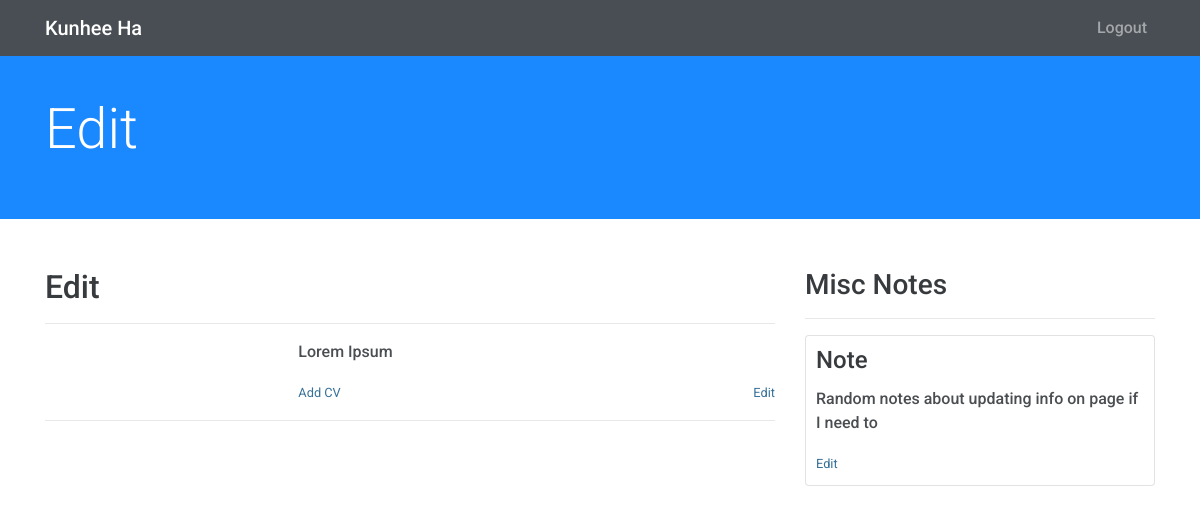
/admin (signed in), run on an earlier commit of the app's database.
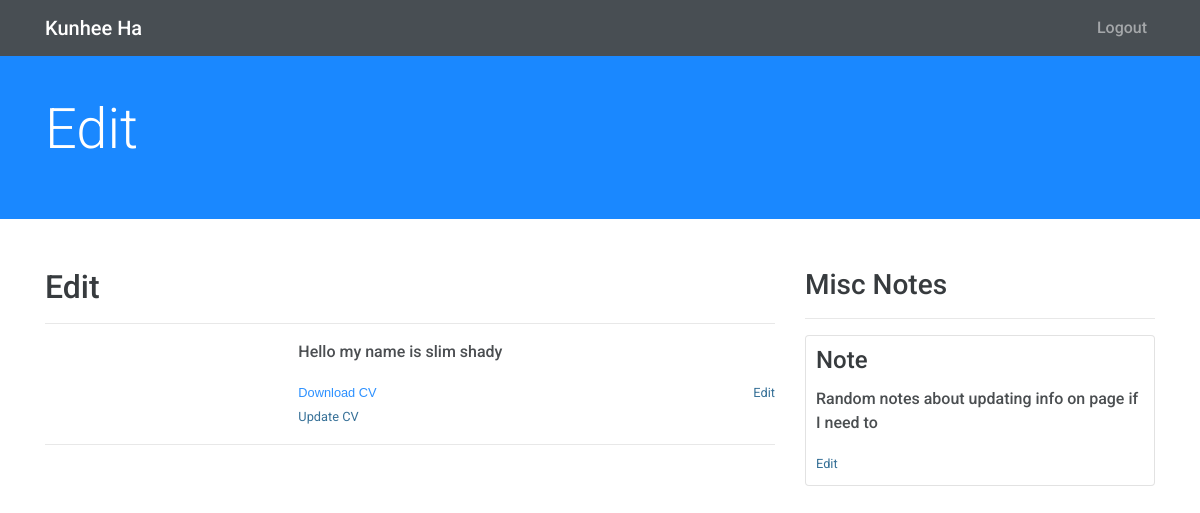
And on a later commit of the database.
### onlineportfolio/models.py (models this page shows, shortened)
class Person(db.Model, UserMixin):
    id = db.Column(db.Integer(), primary_key=True)
    name = db.Column(db.String(30), nullable=False)
    email = db.Column(db.String(120), unique=True, nullable=False)
    password = db.Column(db.String(60), nullable=False)
    cv_file = db.Column(db.String(20), nullable=True)
    personal_statement = db.Column(db.String(500), nullable=False)

### onlineportfolio/routes.py (the view, shortened to what this page needs)
@app.route('/admin', methods=['GET', 'POST'])
@login_required
def admin():
    cvform = AddCVForm()
    aboutform = AboutForm()
    viewcvform = ViewCVForm()
    imageform = AddImageForm()
    if viewcvform.submit.data and viewcvform.validate():
        me = Person.query.first()
        cv = me.cv_file
        mydirectory = os.path.join(app.root_path, 'static/cv')
        return send_from_directory(directory=mydirectory, filename=cv)
    if aboutform.validate_on_submit():
        current_user.personal_statement = aboutform.personal_statement.data
        db.session.commit()
        flash('Profile Updated', 'success')
    elif request.method == 'GET':
        if current_user.personal_statement:
            aboutform.personal_statement.data = current_user.personal_statement
    return render_template("admin.html", aboutform=aboutform, cvform=cvform, imageform=imageform, viewcvform=viewcvform)

### onlineportfolio/forms.py
class AddCVForm(FlaskForm):
    cv_file = FileField('Add CV', validators=[
                        FileAllowed(['doc', 'docx', 'pdf'])])
    submit = SubmitField('Upload')

class AboutForm(FlaskForm):
    personal_statement = TextAreaField(
        'Personal Statement', validators=[DataRequired()])
    submit = SubmitField('Save')

### onlineportfolio/models.py (called while the page is built)
@login_manager.user_loader
def load_user(user_id):
    return Person.query.get(int(user_id))

### onlineportfolio/templates/admin.html (shortened to what this page needs)
{% extends 'base.html' %}
{% block head %}
	<link rel="stylesheet" type="text/css" href="{{ url_for('static', filename='css/admin.css') }}">
{% endblock %}
{% block content %}
	<header>
		<nav class="navbar navbar-expand-lg navbar-dark bg-dark fixed-top">
			<div class="container">
				<a class="navbar-brand" href="#">Kunhee Ha</a>
				<div class="collapse navbar-collapse" id="navbarSupportedContent">
					<ul class="navbar-nav ml-auto">
						{% if current_user.is_authenticated %}
							<li class="nav-item">
								<a class="nav-link" href="{{ url_for('logout') }}">Logout</a>
							</li>
						{% else %}
							<li class="nav-item">
								<a class="nav-link" href="{{ url_for('login') }}">Login</a>
							</li>
						{% endif %}
					</ul>
				</div>
			</div>
		</nav>
	</header>
	<div class="bg-primary py-5 mb-5">
		<div class="container h-100">
			<div class="row h-100 align-items-center">
				<div class="col-lg-12">
					<h2 class="display-4 text-white mt-5 mb-2">Edit</h2>
				</div>
			</div>
		</div>
	</div>
	<div class="container">
		<div class="row">
			<div class="col-md-12">
			</div>
		</div>
		<div class="row">
			<div class="col-md-8 mb-5">
				<h2>Edit</h2>
				<hr>
				<div class="row">
					<div class="col-md-4 imagediv">
					</div>
					<div class="col-md-8">
						<p>{{ current_user.personal_statement }}</p>
						<div class="row">
							<div class="col-md-6">
								{% if not current_user.cv_file %}
									<small><a data-fancybox data-src='#addCV' href="">Add CV</a></small>
								{% elif current_user.cv_file %}
									<form method="POST" action="">
										<small>{{ viewcvform.submit(class="looklikelink") }}</small>
										<br>
										<small><a data-fancybox data-src='#addCV' href="">Update CV</a></small>
									</form>
								{% endif %}
							</div>
							<div class="col-md-6 text-right">
								<small><a data-fancybox data-src='#addDesc' href="">Edit</a></small>
							</div>
						</div>
					</div>
				</div>
				<hr>
			</div>
			<div class="col-md-4 mb-5">
				<h3>Misc Notes</h3>
				<hr>
				<div class="row">
					<div class="col-md-12">
						<div class="card degree">
							<div class="card-body">
								<h4 class="card-title">Note</h4>
								<p class="card-text">Random notes about updating info on page if I need to</p>
								<small><a data-fancybox data-src='' href="">Edit</a></small>
							</div>
						</div>
					</div>
				</div>
			</div>
		</div>
	</div>
{% endblock %}

### onlineportfolio/templates/base.html (shortened to what this page needs)
<!DOCTYPE html>
<html>
<head>
	<link rel="stylesheet" type="text/css" href="{{ url_for('static', filename='Bootstrap/css/bootstrap.min.css') }}">
	<link rel="stylesheet" type="text/css" href="{{ url_for('static', filename='font-awesome-4.7.0/css/font-awesome.min.css') }}">
	<link rel="stylesheet" type="text/css" href="{{ url_for('static', filename='fancybox/jquery.fancybox.min.css') }}">
	<link rel="stylesheet" type="text/css" href="{{ url_for('static', filename='css/animate.css') }}">
	<link rel="stylesheet" type="text/css" href="{{ url_for('static', filename='css/styles.css') }}">
	{% block head %}{% endblock %}
</head>
<body>
	{% block content %}{% endblock %}
</body>
</html>

### onlineportfolio/static/css/styles.css (style rules this page uses)
html { text-rendering: optimizeLegibility; -webkit-font-smoothing: antialiased; }
body { margin: 0; font-family: Roboto, sans-serif; font-weight: 500; opacity: 0.9; overflow-x: visible; }
h1, h2, h3, h4, h5, h6 { font-family: Roboto, sans-serif; }
p { opacity: 0.9; }
a { color: #21618C; text-decoration: none; background-color: transparent; }
ul { margin: 0; padding: 0; }
ul li { list-style-type: none; }

### onlineportfolio/static/css/admin.css (style rules this page uses)
.imagediv { padding: 10px 15px; }
.text-right { text-align: right; }
.degree { padding: 0px; }
.degree .card-body { padding: 10px; }
.looklikelink { background: none!important; border: none; padding: 0!important; font-family: arial, sans-serif; color: #1584FF; cursor: pointer; }

What changed in the data, as far as the page shows it:
changed Person: personal_statement "Lorem Ipsum" → "Hello my name is slim shady"; cv_file empty → "7d9b2755f218ecaa.pdf" (drawn)
Also different on the page:
form field submit: (not shown) → "Download CV"
text no longer shown: "Add CV"
text now shown: "Update CV"
